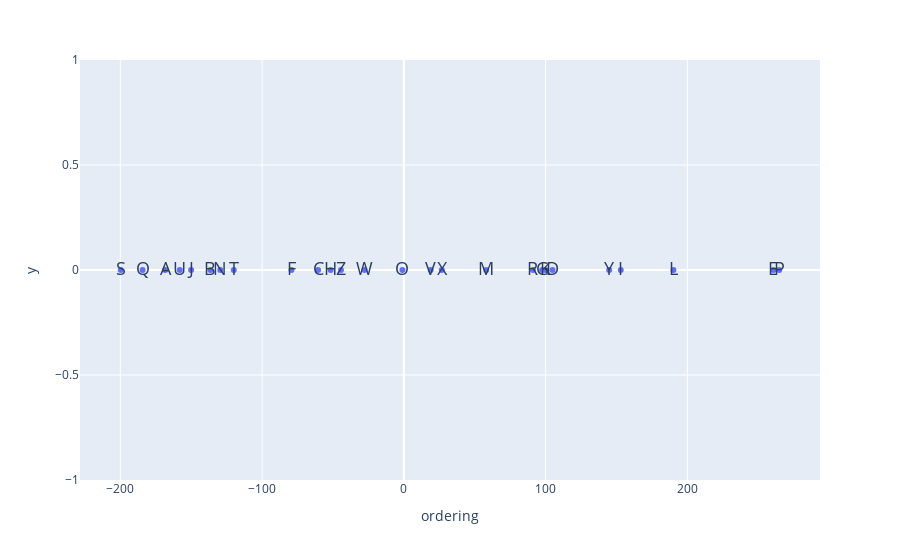

This figure's notebook cell:
### Code cell
## Plot ordering in the dataset with plotly express

fig = px.scatter(dataframe, x='ordering', y=[0]*len(dataframe), text=dataframe.index)
## Increase the size of the text
fig.update_traces(textfont_size=18)
fig

### Figure 1 — Plotly figure (JSON) as saved in the notebook; plotly's stock layout.template omitted (floating-point values rounded to 4 significant figures)
{"data": [{"hovertemplate": "ordering=%{x}<br>y=%{y}<br>index=%{text}<extra></extra>", "legendgroup": "", "marker": {"color": "#636efa", "symbol": "circle"}, "mode": "markers+text", "name": "", "orientation": "v", "showlegend": false, "text": ["A", "B", "C", "D", "E", "F", "G", "H", "I", "J", "K", "L", "M", "N", "O", "P", "Q", "R", "S", "T", "U", "V", "W", "X", "Y", "Z"], "textfont": {"size": 18}, "type": "scatter", "x": [-168.4, -136.4, -60.49, 104.9, 260.7, -79.29, 97.53, -51.64, 153.0, -150.0, 99.94, 190.2, 58.11, -129.5, -0.9879, 264.8, -184.3, 91.09, -199.7, -119.9, -158.1, 18.95, -27.75, 26.76, 144.9, -44.35], "xaxis": "x", "y": [0, 0, 0, 0, 0, 0, 0, 0, 0, 0, 0, 0, 0, 0, 0, 0, 0, 0, 0, 0, 0, 0, 0, 0, 0, 0], "yaxis": "y"}], "layout": {"legend": {"tracegroupgap": 0}, "margin": {"t": 60}, "xaxis": {"anchor": "y", "domain": [0, 1], "title": {"text": "ordering"}}, "yaxis": {"anchor": "x", "domain": [0, 1], "title": {"text": "y"}}}}
